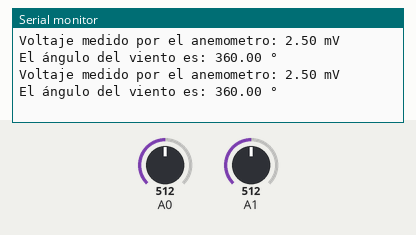
Bench run of a sketch on a simulated Arduino Uno, built with avr-gcc and run on an emulated ATmega328P. On the bench: the last lines printed to the serial monitor. Inputs (shaded band) come from the test bench; at power-on: A0 = 512, A1 = 512.

Above: at 1.8 s.
1.9 s: A0 set to 350
At 2.7 s:
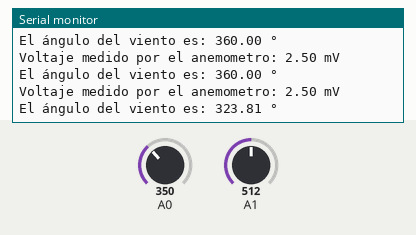
3.4 s: A1 set to 350
At 4.7 s:
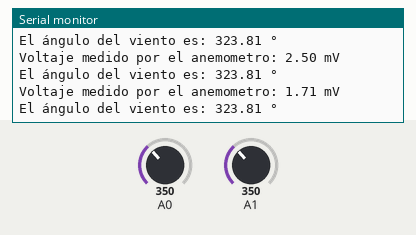
4.9 s: A0 set to 370
At 5.6 s:
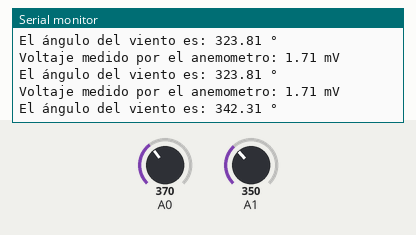
6.4 s: A1 set to 370
At 7.9 s:
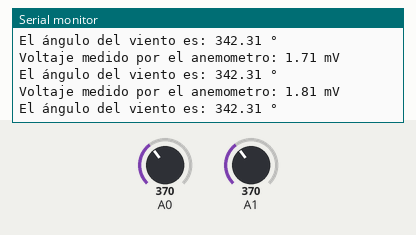
Timing chart, 0 to 8.9 s (numbered marks = the images above; inputs shaded):
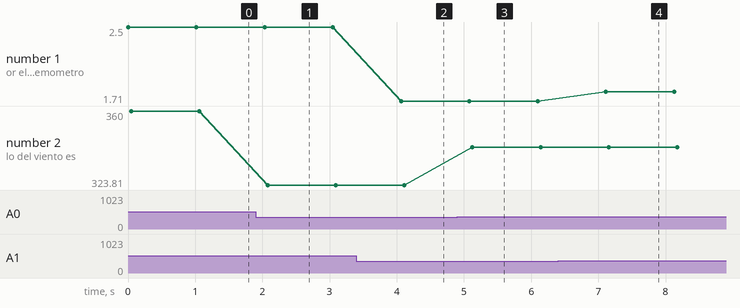

The sketch:

Sensor_Viento_Borr.ino
```cpp
// Código del anemometro y de la veleta, donde el anemometro es el medidor de velocidad
//del viento y la veleta es el encargado de indicar la dirección del viento.


float anemometro;
float rev;
float V_0 = 0;

float V1;
float Voltaje_max = 1.9; // El valor se encuentra en unidades de volts (V).
float angulo_max = 360; // El valor se encuentra en unidades de grados (°).
float angulo;

void setup() {
  Serial.begin(9600);

}

void loop() {

  //Solo se mide el voltaje registrado por el movimiento de las aspas.
  anemometro = analogRead(A1);
  // Convertimos de los valores del analogico a voltaje medido.
  anemometro = (anemometro * 5.00)/1024;
  Serial.print("Voltaje medido por el anemometro: ");
  Serial.print(anemometro);
  Serial.println(" mV");


  // Determinamos el ángulo de rotación, con el cual se indica la orientación del viento.
  V1 = analogRead(A0);
  // Convertimos de los valores del analogico a voltaje medido.
  V1 = (V1 * 5.00)/1024;
  if (V1>Voltaje_max)
    V1=Voltaje_max;
  //Serial.println(V1);
  // Convertimos de voltaje a grados.
  angulo = ((V1)*angulo_max)/Voltaje_max;
  Serial.print("El ángulo del viento es: ");
  Serial.print(angulo);
  Serial.println(" °");

delay(1000);
}
```

Measured:
- after the input at 1.9 s, the serial monitor: prints a new line after 0.18 s (image 1)
- after the input at 3.4 s, the serial monitor: prints a new line after 0.66 s (image 2)
- after the input at 4.9 s, the serial monitor: prints a new line after 0.22 s (image 3)
- after the input at 6.4 s, the serial monitor: prints a new line after 0.71 s (image 4)
- plotted number 1: 2.5 → 1.71 after the input at 3.4 s, 1.71 → 1.81 after the input at 6.4 s
- plotted number 2: 360 → 323.81 after the input at 1.9 s, 323.81 → 342.31 after the input at 4.9 s
